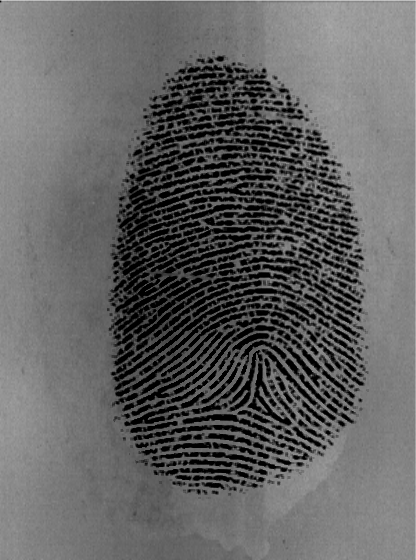
#> input picture images/ppf1.png, 416 x 560 px
$ python sobel_showcase.py images/ppf1.png
#> lines starting #> are read from the running program, lines starting #| are printed output that depends on the picture
### sobel.py
# Metody biometryczne
# Przemyslaw Pastuszka

from PIL import Image, ImageFilter
from math import sqrt
import utils

sobelOperator = [[-1, 0, 1], [-2, 0, 2], [-1, 0, 1]]

def merge_images(a, b, f):
    result = a.copy()
    result_load = result.load()
    a_load = a.load()
    b_load = b.load()

    (x, y) = a.size
    for i in range(0, x):
        for j in range(0, y):
            result_load[i, j] = (f(a_load[i, j], b_load[i, j]),)

    return result

def partial_sobels(im):
    ySobel = im.filter(ImageFilter.Kernel((3, 3), utils.flatten(sobelOperator), 1))
    xSobel = im.filter(ImageFilter.Kernel((3, 3), utils.flatten(utils.transpose(sobelOperator)), 1))
    return (xSobel, ySobel)

def full_sobels(im):
    (xSobel, ySobel) = partial_sobels(im)
    sobel = merge_images(xSobel, ySobel, lambda x, y: sqrt(x**2 + y**2))
    return (xSobel, ySobel, sobel)

### utils.py
# Metody biometryczne
# Przemyslaw Pastuszka

from PIL import Image, ImageDraw
import math
import sobel
import copy

# [38 lines left out: functions apply_kernel_at, apply_to_each_pixel, calculate_angles, not called in this run]

def flatten(ls):
    return reduce(lambda x, y: x + y, ls, [])

def transpose(ls):
    return map(list, zip(*ls))

def gauss(x, y):
    ssigma = 1.0
    return (1 / (2 * math.pi * ssigma)) * math.exp(-(x * x + y * y) / (2 * ssigma))

# [6 lines left out: function kernel_from_function, not called in this run]

def gauss_kernel(size):
    return kernel_from_function(size, gauss)

def apply_kernel(pixels, kernel):
    apply_kernel_with_f(pixels, kernel, lambda old, new: new)

# [67 lines left out: functions apply_kernel_with_f, smooth_angles, load_image, load_pixels, get_line_ends, draw_lines, not called in this run]

### sobel_showcase.py
# Metody biometryczne
# Przemyslaw Pastuszka

import sobel
import argparse
from PIL import Image

parser = argparse.ArgumentParser(description="Sobel filter")
parser.add_argument("image", nargs=1, help = "Path to image")
parser.add_argument('--showX', "-x", action='store_true', help = "Show Sobel filter for X coordinate")
parser.add_argument('--showY', "-y", action='store_true', help = "Show Sobel filter for Y coordinate")
args = parser.parse_args()

im = Image.open(args.image[0])
#> im is the input picture: PIL image 416x560 L; min 0, max 206, mean 98.1
im = im.convert("L")  # covert to grayscale

(xSobel, ySobel, fullSobel) = sobel.full_sobels(im)
#> in partial_sobels, `ySobel = im.filter(ImageFilter.Kernel((3, 3), utils.flatten(sobelOpera..`:
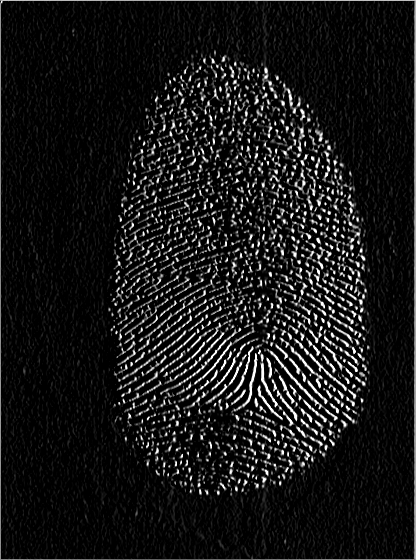
#> ySobel: PIL image 416x560 L; min 0, max 255, mean 23.3
#> in partial_sobels, `xSobel = im.filter(ImageFilter.Kernel((3, 3), utils.flatten(utils.tran..`:
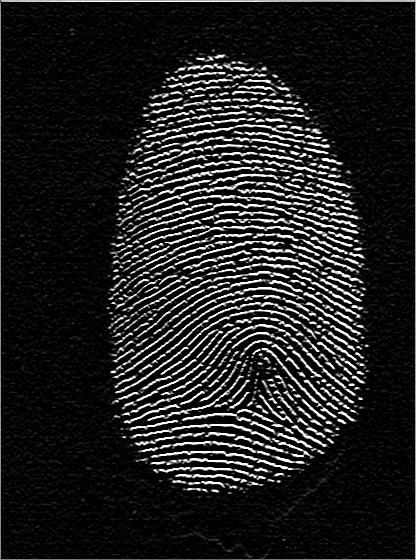
#> xSobel: PIL image 416x560 L; min 0, max 255, mean 32.4
#> (the run stopped early here; a loop or call above may not have finished)
